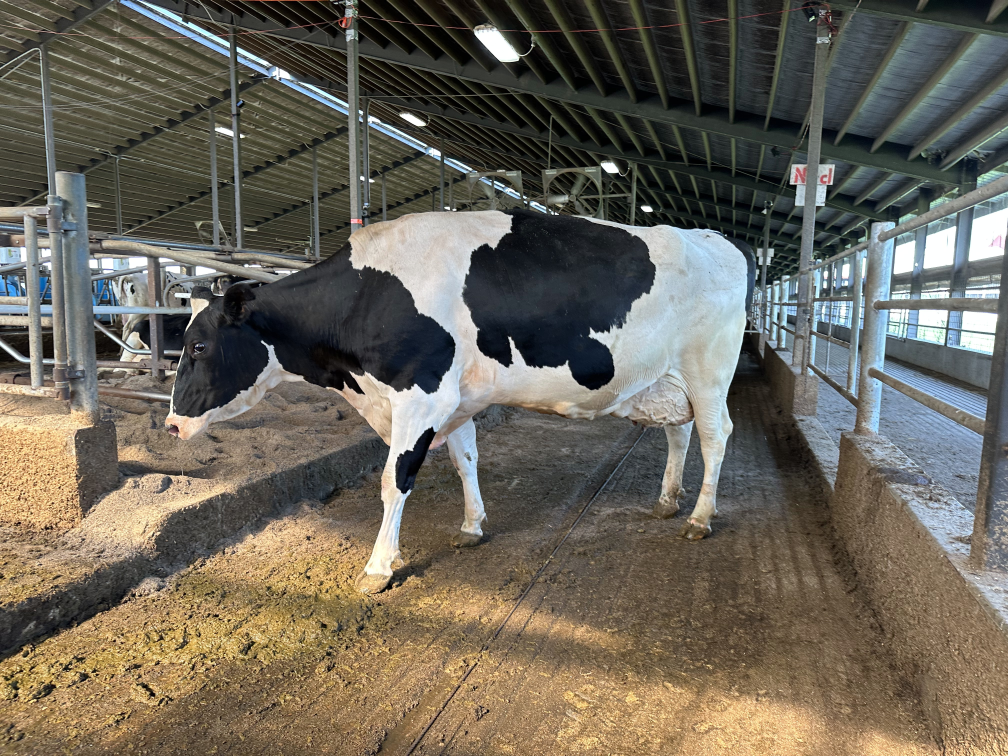
#> input picture cow_images/C01.jpg, 4032 x 3024 px (shown at 1/4 size); its folder holds 4 pictures in this run
$ python preprocess_images.py
#> lines starting #> are read from the running program, lines starting #| are printed output that depends on the picture
import os
from PIL import Image, ImageOps
import glob

def preprocess_images(input_folder, output_folder, max_size=(300, 300), quality=70):
    """
    Preprocess cow images:
    1. Correct orientation using EXIF data
    2. Resize to smaller dimensions
    3. Optimize quality to reduce file size

    Args:
        input_folder: Folder containing original cow images
        output_folder: Folder to save processed images
        max_size: Maximum width and height (preserves aspect ratio)
        quality: JPEG quality (0-100), lower means smaller file size
    """
#> called with max_size = (300, 300), quality = 70
    # Create output folder if it doesn't exist
    if not os.path.exists(output_folder):
        os.makedirs(output_folder)
        print(f"Created output directory: {output_folder}")

    # Get all jpg files in the input folder
    image_files = glob.glob(os.path.join(input_folder, "C*.jpg"))
    print("Found files:", image_files)


    for image_path in image_files:
        # Get the filename without path
        filename = os.path.basename(image_path)
        output_path = os.path.join(output_folder, filename)

        try:
            # Open the image and fix orientation based on EXIF data
            with Image.open(image_path) as img:
                # Fix orientation using EXIF data
#> img is the input picture: PIL image 4032x3024 RGB; mean R, G, B 107.8, 102.1, 90.2
                img = ImageOps.exif_transpose(img)

                # Resize image while maintaining aspect ratio
                img.thumbnail(max_size, Image.LANCZOS)
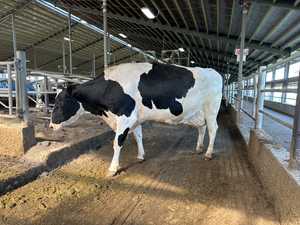
#> img: PIL image 300x225 RGB; mean R, G, B 107.8, 102.1, 90.2


                # Save the processed image with reduced quality
                img.save(output_path, "JPEG", quality=quality, optimize=True)

                # Print file size reduction
                original_size = os.path.getsize(image_path) / 1024  # KB
                new_size = os.path.getsize(output_path) / 1024  # KB
                reduction = (1 - (new_size / original_size)) * 100

                print(f"Processed {filename}: {original_size:.1f}KB → {new_size:.1f}KB ({reduction:.1f}% reduction)")

        except Exception as e:
            print(f"Error processing {filename}: {e}")
#> pass 2 of the loop in preprocess_images, `for image_path in image_files:`:
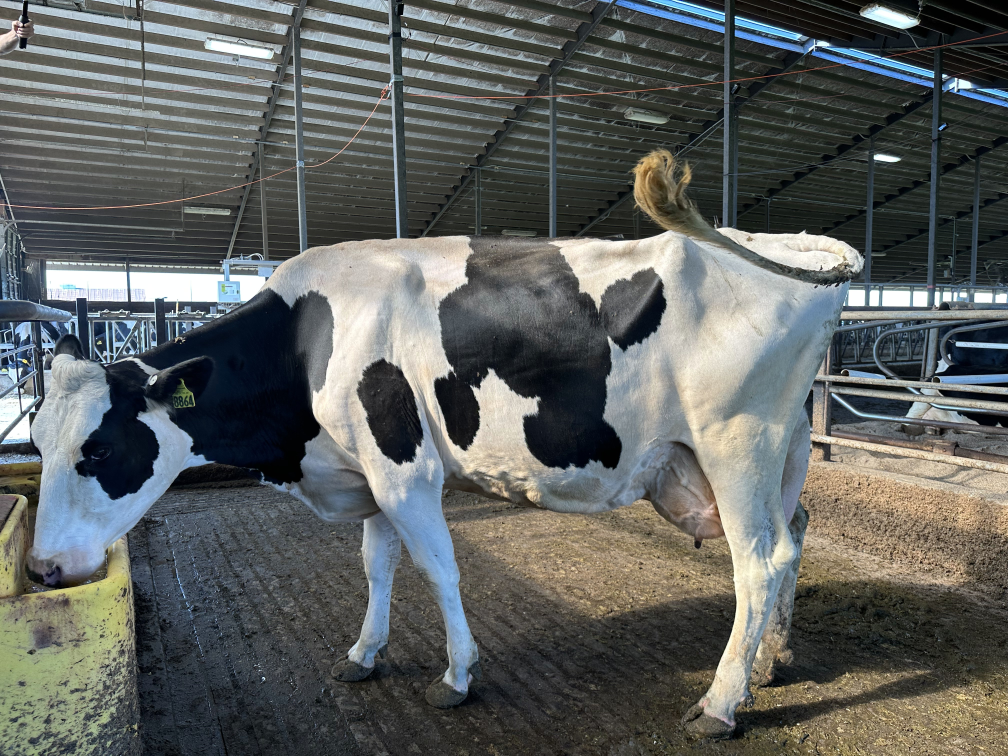
#> input picture cow_images/C02.jpg, 4032 x 3024 px (shown at 1/4 size)
#> in preprocess_images, img is the input picture: PIL image 4032x3024 RGB; mean R, G, B 95, 98.2, 96
#> in preprocess_images, `img.thumbnail(max_size, Image.LANCZOS)`:
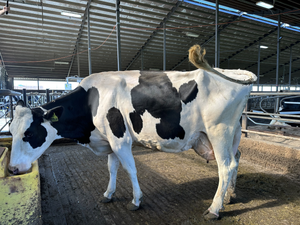
#> img: PIL image 300x225 RGB; mean R, G, B 95, 98.2, 95.9
#> pass 3 of the loop in preprocess_images, `for image_path in image_files:`:
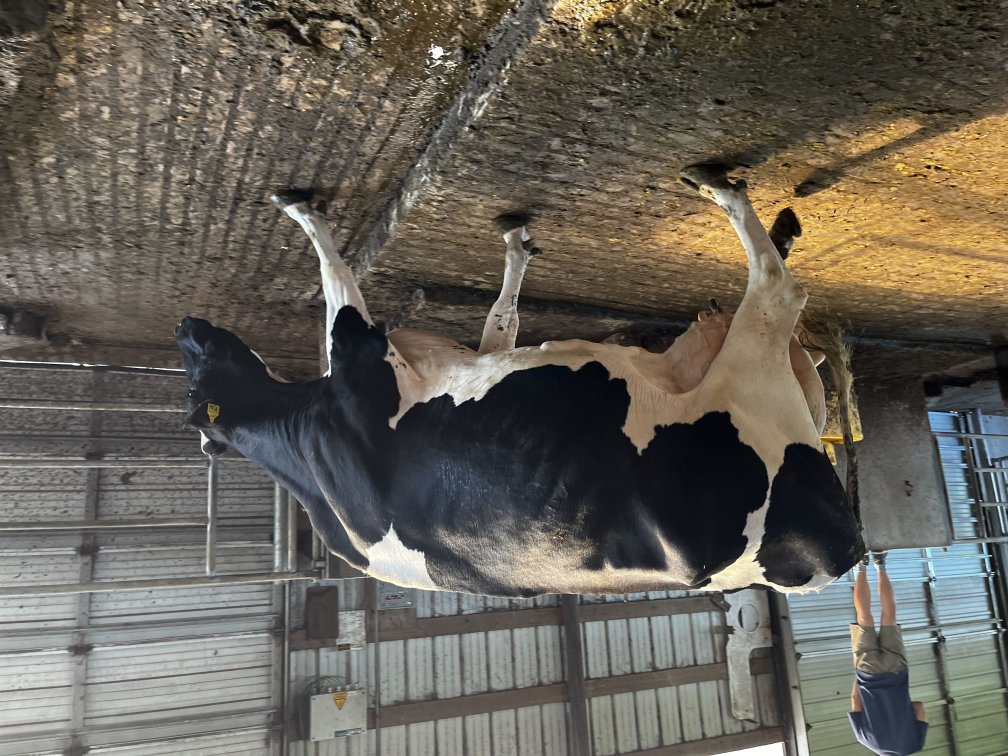
#> input picture cow_images/C07.jpg, 4032 x 3024 px (shown at 1/4 size)
#> in preprocess_images, img is the input picture: PIL image 4032x3024 RGB; mean R, G, B 102.2, 97.4, 87.8
#> in preprocess_images, `img = ImageOps.exif_transpose(img)`:
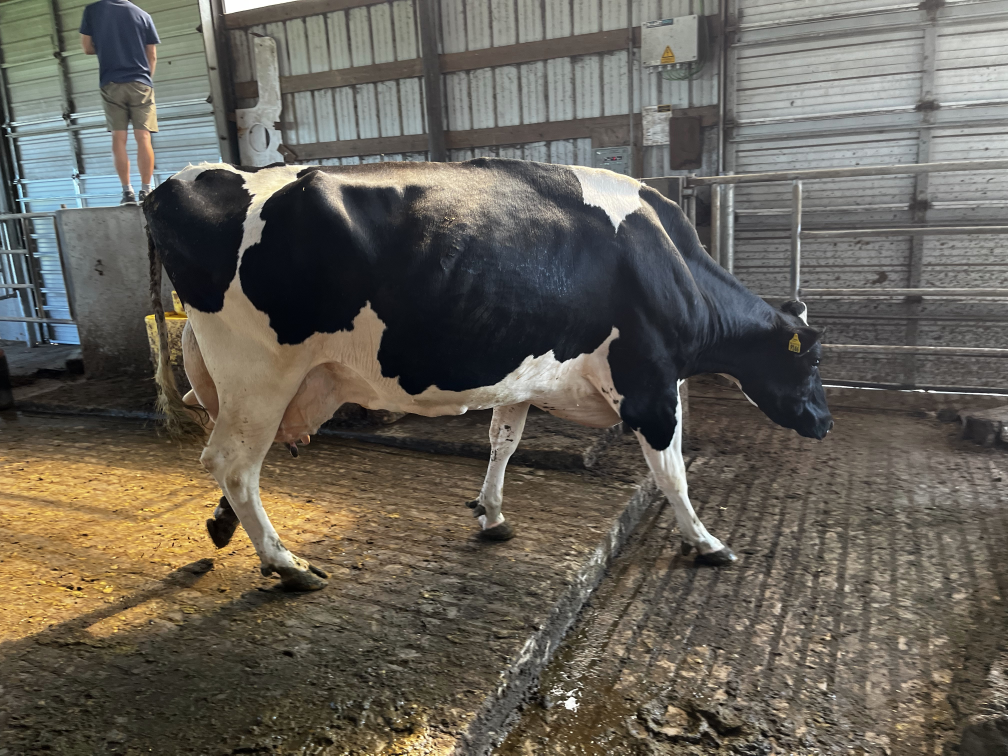
#> img: PIL image 4032x3024 RGB (shown at 1/4 size); mean R, G, B 102.2, 97.4, 87.8
#> in preprocess_images, `img.thumbnail(max_size, Image.LANCZOS)`:
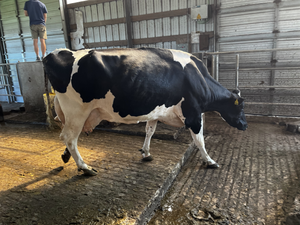
#> img: PIL image 300x225 RGB; mean R, G, B 102.2, 97.3, 87.7
#> the loop made 4 passes; the first 3 are shown

if __name__ == "__main__":
    # Set your input and output folders
    input_folder = r"D:\ECE\4th sem\WisEST\MooBot\code\cow_images"
    output_folder = r"D:\ECE\4th sem\WisEST\MooBot\code\cow_images_optimized"

    # Process images
    preprocess_images(
        input_folder=input_folder,
        output_folder=output_folder,
        max_size=(300, 300),  # Maximum width/height
        quality=70  # Moderate compression
    )

    print("Image preprocessing complete!")
